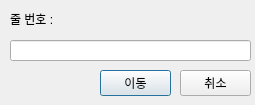
<?xml version="1.0" encoding="UTF-8"?>
<ui version="4.0">
 <class>Dialog</class>
 <widget class="QDialog" name="Dialog">
  <property name="geometry">
   <rect>
    <x>0</x>
    <y>0</y>
    <width>255</width>
    <height>105</height>
   </rect>
  </property>
  <property name="windowTitle">
   <string>줄 이동</string>
  </property>
  <widget class="QLabel" name="label">
   <property name="geometry">
    <rect>
     <x>10</x>
     <y>10</y>
     <width>55</width>
     <height>18</height>
    </rect>
   </property>
   <property name="text">
    <string>줄 번호 :</string>
   </property>
  </widget>
  <widget class="QPushButton" name="pushButton_go">
   <property name="geometry">
    <rect>
     <x>100</x>
     <y>70</y>
     <width>71</width>
     <height>26</height>
    </rect>
   </property>
   <property name="text">
    <string>이동</string>
   </property>
   <property name="shortcut">
    <string/>
   </property>
  </widget>
  <widget class="QPushButton" name="pushButton_cancel">
   <property name="geometry">
    <rect>
     <x>180</x>
     <y>70</y>
     <width>71</width>
     <height>26</height>
    </rect>
   </property>
   <property name="text">
    <string>취소</string>
   </property>
  </widget>
  <widget class="QLineEdit" name="lineEdit">
   <property name="geometry">
    <rect>
     <x>10</x>
     <y>40</y>
     <width>241</width>
     <height>21</height>
    </rect>
   </property>
   <property name="inputMask">
    <string>999999999</string>
   </property>
  </widget>
 </widget>
 <resources/>
 <connections/>
</ui>
